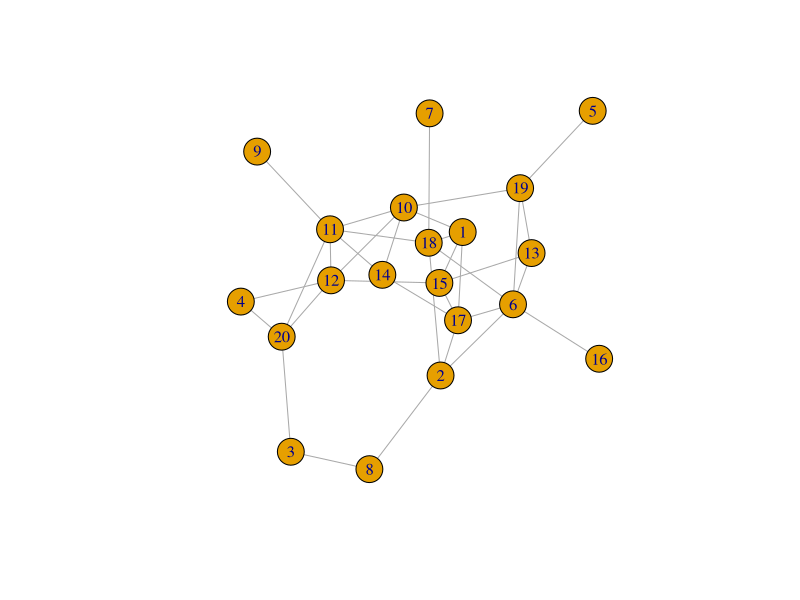
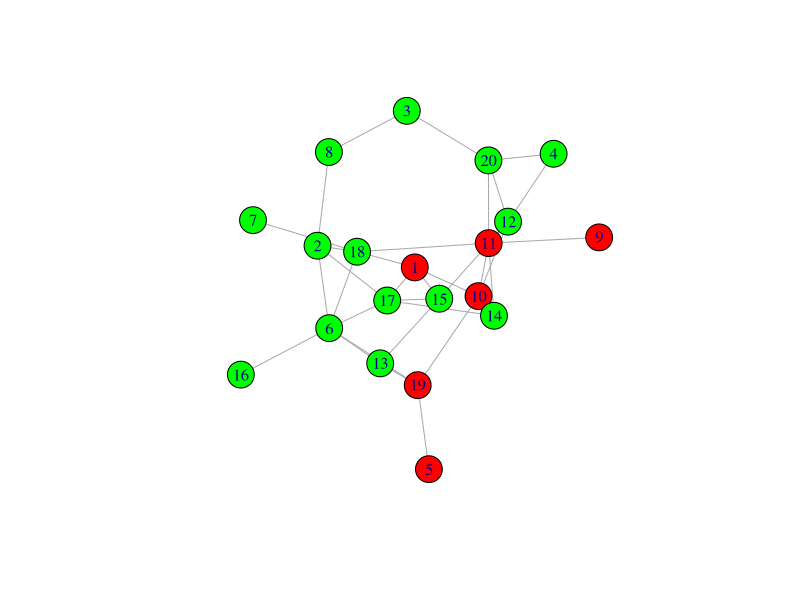
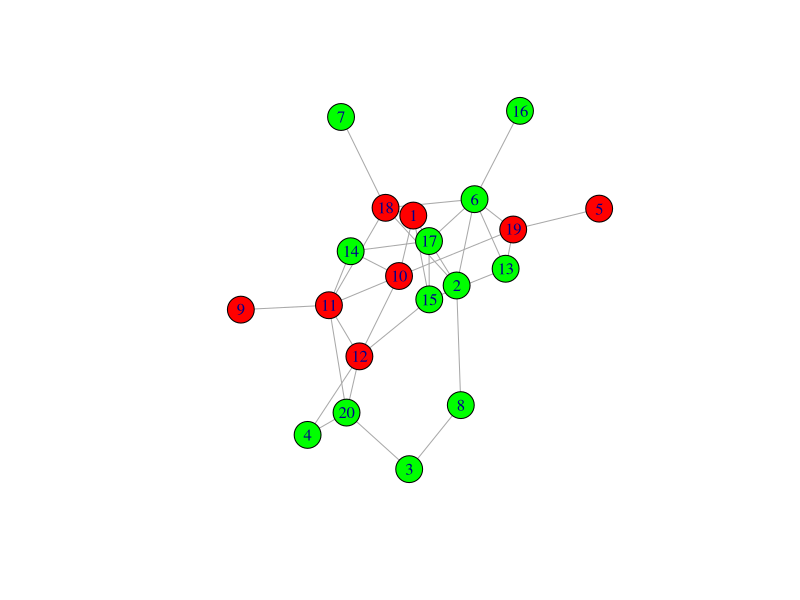
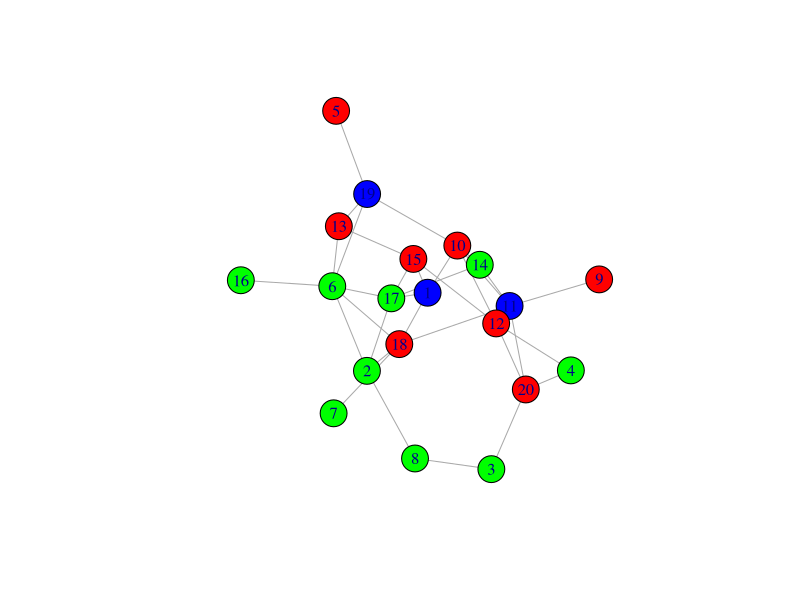
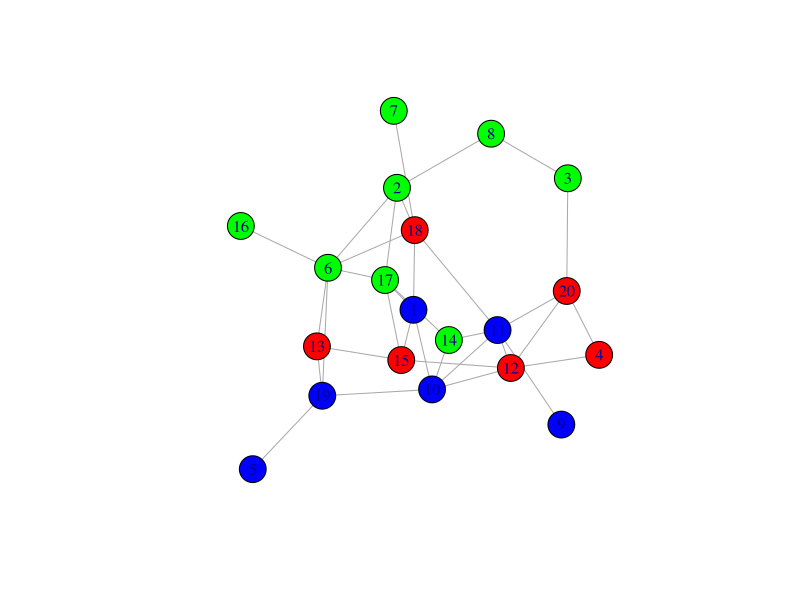
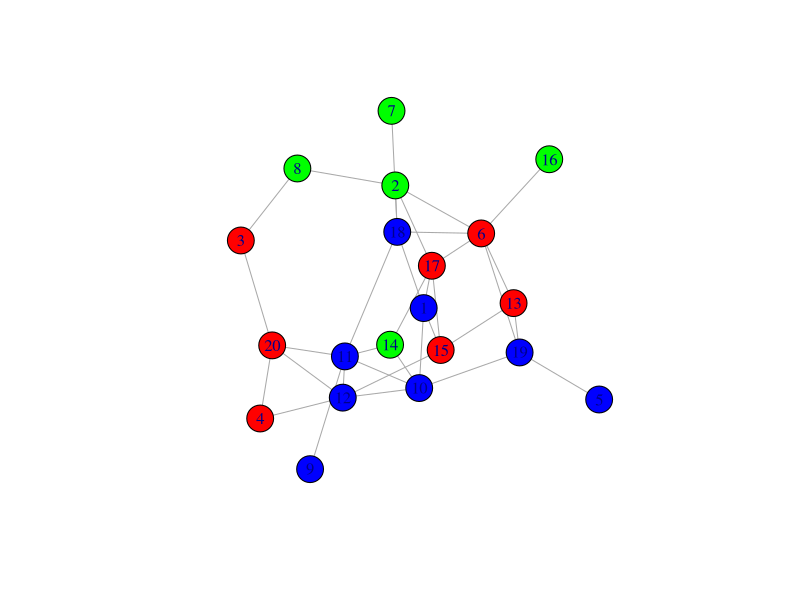
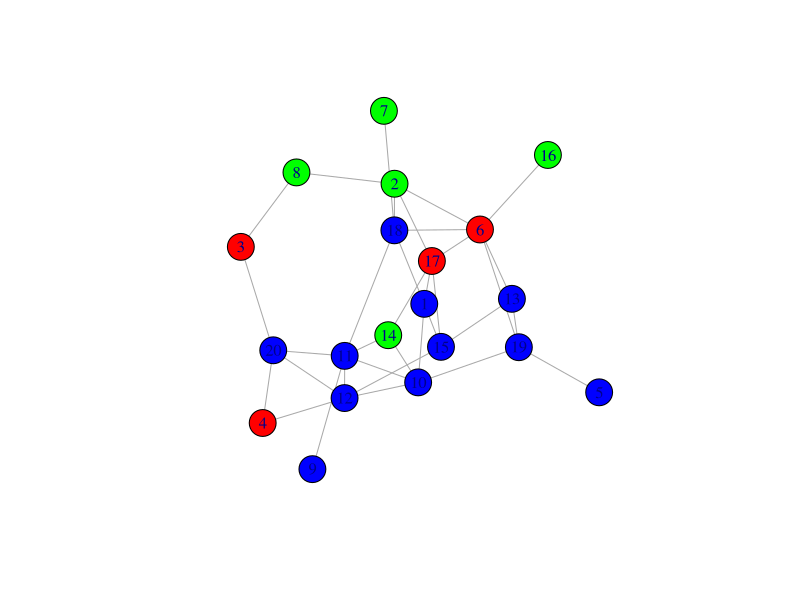
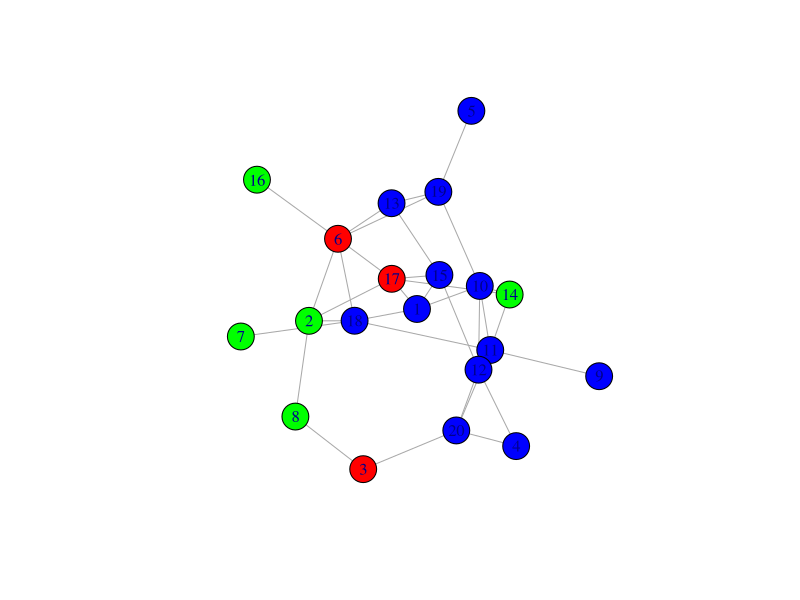

Write R code to recreate these figures, in order.
library(igraph)

createGraph <- function(adj_matrice){
  n <-nrow(adj_matrice)

  g <- make_empty_graph(n, directed = FALSE)

  # Ajouter des arêtes
  for (i in 1:nrow(adj_matrice)) {
    for (j in i:ncol(adj_matrice)) {
      if (adj_matrice[i, j]==1) {
         g <- add_edges(g,c(i,j))
      }
    }
  }

  plot(g)
  return(g)
}


generate_adjacency_matrix <- function(num_nodes, num_edges) {
  # Créer un graphe aléatoire
  graph <- make_empty_graph(n = num_nodes, directed = FALSE)

  # Ajouter des arêtes aléatoires
  edges <- sample(1:num_nodes, 2 * num_edges, replace = TRUE)
  graph <- add_edges(graph, edges)

  # Supprimer les arêtes multiples et les boucles (optionnel)
  graph <- simplify(graph, remove.multiple = TRUE, remove.loops = TRUE)

  # Générer la matrice d'adjacence
  adjacency_matrix <- as.matrix(as_adjacency_matrix(graph, sparse = FALSE))

  # Retourner la matrice d'adjacence
  return(adjacency_matrix)
}

spread_epidemic<- function (graph,n0,p,nday,t)
{
  V(graph)$statut<-rep("S",vcount(graph))
  V(graph)$dayContamination<-rep(0,vcount(graph))
  size_graph<-vcount(graph)
  infected_guy<-sample(1:size_graph,n0)
  for (i in infected_guy)
  {
    V(graph)$statut[i]<-"I"
  }
    # Simulation jour par jour
  for (day in 1:t) {
    # Copier les statuts pour mise à jour
    new_statut <- V(graph)$statut
    new_dayContamination <- V(graph)$dayContamination

    daily_infected <- c()
    daily_recovered <- c()

    for (node in which(V(graph)$statut == "I")) {
      # Infecter les voisins avec probabilité p
      for (neighbor in neighbors(graph, node)) {
        if (V(graph)$statut[neighbor] == "S" && runif(1) < p) {
          new_statut[neighbor] <- "I"  # Devenir infecté
          daily_infected <- c(daily_infected, neighbor)  # Ajouter à la liste d'infectés
        }
      }

      # Augmenter le compteur de jours infectés
      new_dayContamination[node] <- V(graph)$dayContamination[node] + 1

      # Vérifier si la durée d'infection est atteinte
      if (new_dayContamination[node] >= nday) {
        new_statut[node] <- "R"  # Devenir rétabli
        daily_recovered <- c(daily_recovered, node)  # Ajouter à la liste des guéris
      }
    }
    # Mettre à jour les statuts et les compteurs
    V(graph)$statut <- new_statut
    V(graph)$dayContamination <- new_dayContamination

    # Afficher les sommets infectés ce jour
    if (length(daily_infected) > 0) {
      cat("Jour", day, ": Infectés =", unique(daily_infected), "\n")
    } else {
      cat("Jour", day, ": Aucun nouveau sommet infecté\n")
    }
        # Afficher les sommets guéris ce jour
    if (length(daily_recovered) > 0) {
      cat("Jour", day, ": Nœuds guéris =", unique(daily_recovered), "\n")
    } else {
      cat("Jour", day, ": Aucun nœud guéri\n")
    }
      # Associer des couleurs en fonction de l'état des sommets
  V(graph)$color <- ifelse(V(graph)$statut == "S", "green",
                           ifelse(V(graph)$statut == "I", "red", "blue"))
  # Calculer le degré des sommets pour ajuster la taille
  degrees <- degree(graph)

  # Afficher le graphe
  plot(graph,        # Taille des sommets proportionnelle au degré
       vertex.label = V(graph)$name,                # Afficher les noms des sommets
       vertex.color = V(graph)$color)
  }

}

# Générer une matrice d'adjacence pour un graphe avec 5 sommets et 7 arêtes
adj_matrice <- generate_adjacency_matrix(num_nodes = 20, num_edges = 45)

print("Matrice d'adjacence :")
print(adj_matrice)

graph <- createGraph (adj_matrice)
spread_epidemic (graph, 3 , 0.3 , 3 , 20)
#arv